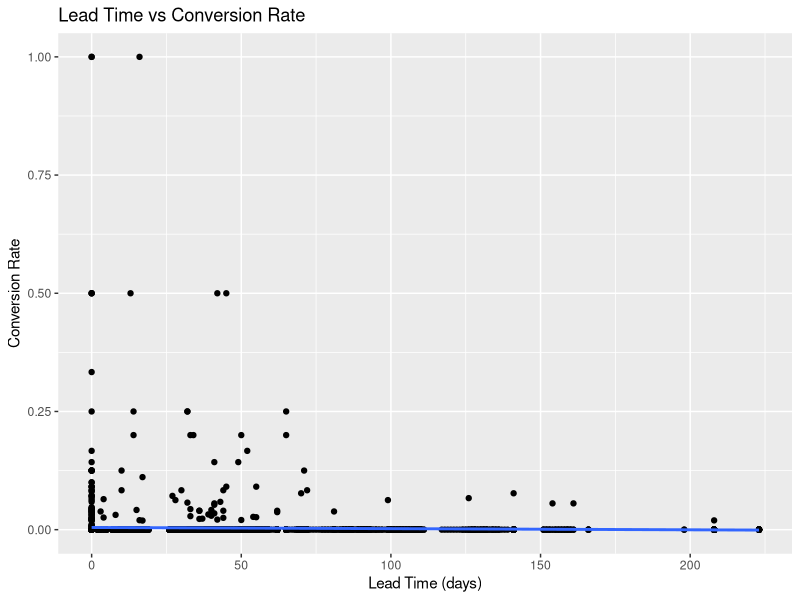
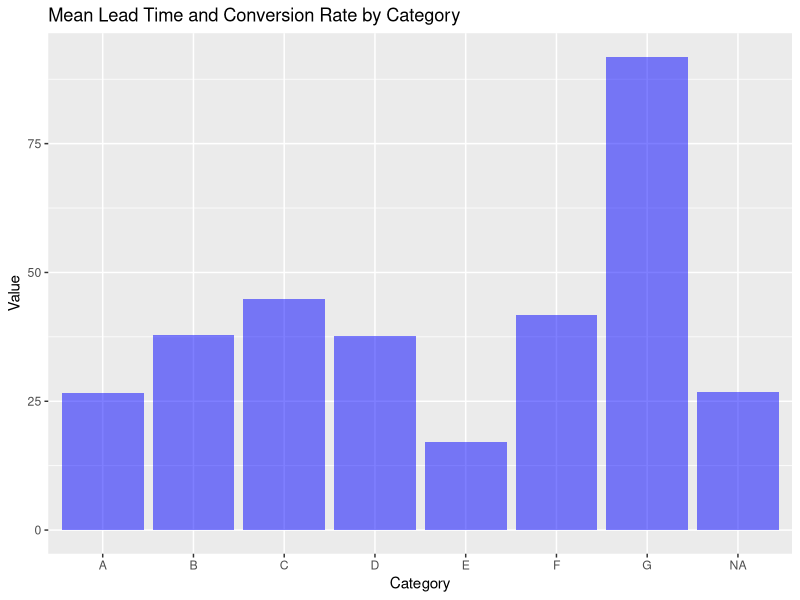
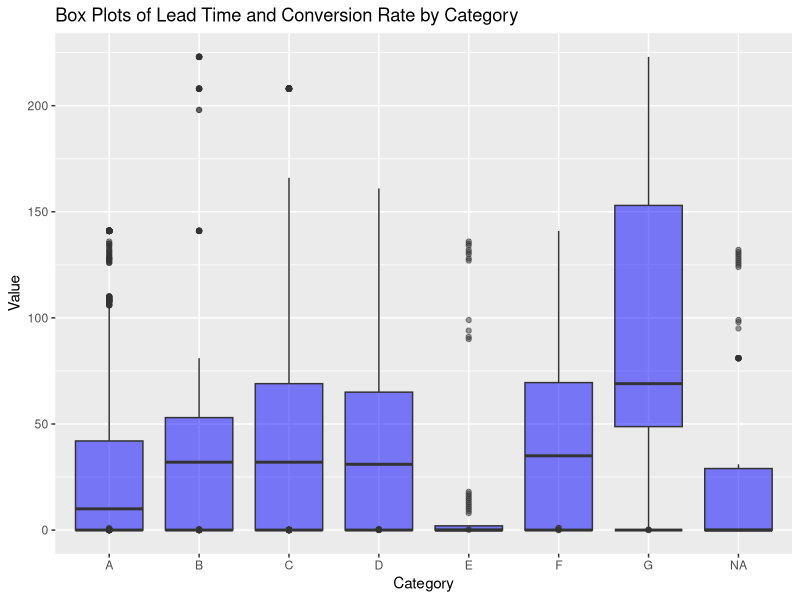
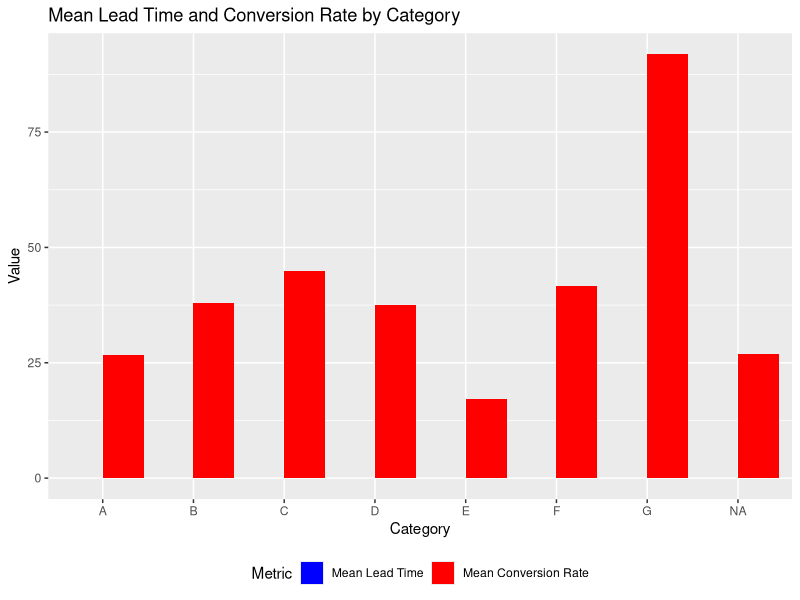
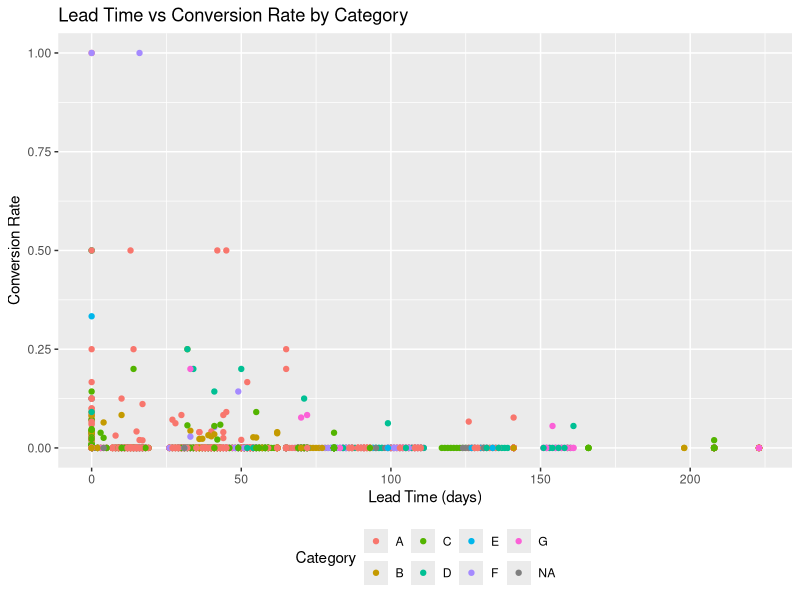

Generate these figures, in order, with R:
## ---- chunk 1
library(readxl)
library(dplyr)
library(ggplot2)
library(tidyr)

#setwd([exact file path redacted])

data_1 = read_excel("data_1.xlsx")
data_2 = read_excel("data_2.xlsx")
## ---- chunk 2
# Merge the datasets
merged_data <- merge(data_1, data_2, by = c("product", "date"))
merged_data
## ---- chunk 3
merged_data
## ---- chunk 4
# Calculate conversion rate
merged_data$conversion_rate <- merged_data$purchases / merged_data$views
## ---- chunk 5
# Remove rows with NA, NaN, or Inf values in 'conversion_rate'
cleaned_data <- merged_data %>%
  filter(!is.na(conversion_rate) & !is.nan(conversion_rate) & is.finite(conversion_rate))
## ---- chunk 6
cleaned_data
## ---- chunk 7
# Calculate correlation
correlation <- cor(cleaned_data$leadtime, cleaned_data$conversion_rate)
correlation
## ---- chunk 8
# Fit linear regression model
model <- lm(conversion_rate ~ leadtime, data = cleaned_data)
summary(model)
## ---- chunk 9
# Group by category and calculate mean lead time and conversion rate
category_summary <- cleaned_data %>%
  group_by(category) %>%
  summarise(mean_leadtime = mean(leadtime),
            mean_conversion_rate = mean(conversion_rate))

category_summary
## ---- chunk 10
# Scatterplot of lead time vs conversion rate
ggplot(cleaned_data, aes(x = leadtime, y = conversion_rate)) +
  geom_point() +
  geom_smooth(method = "lm", se = FALSE) +
  labs(title = "Lead Time vs Conversion Rate",
       x = "Lead Time (days)",
       y = "Conversion Rate")
## ---- chunk 11
# Bar plot of mean lead time and conversion rate by category
ggplot(category_summary, aes(x = category)) +
  geom_bar(aes(y = mean_leadtime), stat = "identity", fill = "blue", alpha = 0.5) +
  geom_bar(aes(y = mean_conversion_rate), stat = "identity", fill = "red", alpha = 0.5) +
  labs(title = "Mean Lead Time and Conversion Rate by Category",
       x = "Category",
       y = "Value") +
  scale_fill_manual(values = c("blue", "red"), labels = c("Mean Lead Time", "Mean Conversion Rate")) +
  theme(legend.position = "bottom") +
  guides(fill = guide_legend(title = "Metric"))
## ---- chunk 12
# Box plots of lead time and conversion rate by category
ggplot(cleaned_data, aes(x = category)) +
  geom_boxplot(aes(y = leadtime), fill = "blue", alpha = 0.5) +
  geom_boxplot(aes(y = conversion_rate), fill = "red", alpha = 0.5) +
  labs(title = "Box Plots of Lead Time and Conversion Rate by Category",
       x = "Category",
       y = "Value") +
  scale_fill_manual(values = c("blue", "red"), labels = c("Lead Time", "Conversion Rate")) +
  theme(legend.position = "bottom") +
  guides(fill = guide_legend(title = "Metric"))
## ---- chunk 13
# Side-by-side bar plots of mean lead time and conversion rate by category
category_summary %>%
  gather(key = "metric", value = "value", -category) %>%
  ggplot(aes(x = category, y = value, fill = metric)) +
  geom_bar(stat = "identity", position = "dodge") +
  labs(title = "Mean Lead Time and Conversion Rate by Category",
       x = "Category",
       y = "Value") +
  scale_fill_manual(values = c("blue", "red"), labels = c("Mean Lead Time", "Mean Conversion Rate")) +
  theme(legend.position = "bottom") +
  guides(fill = guide_legend(title = "Metric"))

## ---- chunk 14
# Scatterplot of lead time vs conversion rate, colored by category
ggplot(cleaned_data, aes(x = leadtime, y = conversion_rate, color = category)) +
  geom_point() +
  labs(title = "Lead Time vs Conversion Rate by Category",
       x = "Lead Time (days)",
       y = "Conversion Rate") +
  theme(legend.position = "bottom") +
  guides(color = guide_legend(title = "Category"))
